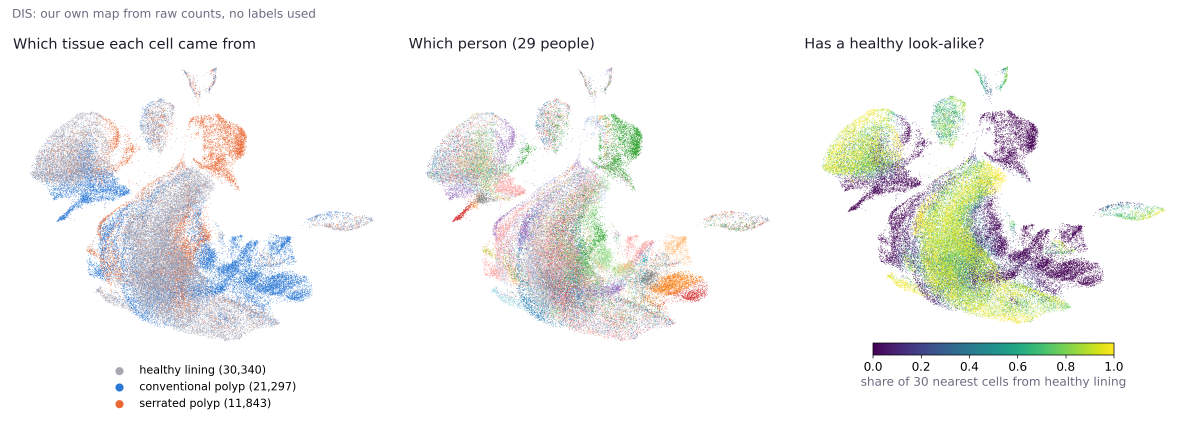
#> input picture figures/fig10_label_free_DIS.png, 3600 x 1280 px, found by its file name (shown at 1/3 size); the run also reads 2 pictures not shown here
$ python make_report_figures.py ../figures/fig10_label_free_DIS.png ../figures/fig17_person_highlight.png
#> lines starting #> are read from the running program, lines starting #| are printed output that depends on the picture
"""Progress-report figures: five composites, figures/report_fig{1..5}.png.

Usage: make_report_figures.py DERIVED FIGDIR
Fig 1 pipeline schematic (synthetic shapes only); Fig 2 data at a glance (fig10, fig17, fig8);
Fig 3 genes (fig3, fig4); Fig 4 anomaly v2 depth-adjusted scores (new) + fig14; Fig 5 flow per
person (new) + Visium sections where the own reference beats the other (new). Fig 5 parts are also
written as report_panel_{flow,visium}.png.
"""
import sys
from pathlib import Path

import matplotlib
matplotlib.use("Agg")
import matplotlib.pyplot as plt
import numpy as np
import pandas as pd
from matplotlib.colors import LinearSegmentedColormap
from matplotlib.patches import Circle, Ellipse, Polygon, Rectangle

INK, MUTED, GRID = "#1d1a29", "#6e6980", "#d9d6e0"
CONV, SERR, HEALTHY, FAINT = "#2a78d6", "#eb6834", "#9a95a8", "#e4e1ea"
ROUTE_COLOR = {"conventional": CONV, "serrated": SERR}
PURITY = LinearSegmentedColormap.from_list("purity", ["#e6e2ec", "#a8365c", "#4a1428"])
SECTIONS = ["8270_1_HTA11_07862", "8270_2_HTA11_10711", "8270_3_HTA11_07663"]


def style():
    plt.rcParams.update({"font.family": "DejaVu Sans", "font.size": 10, "axes.edgecolor": MUTED,
                         "axes.labelcolor": INK, "xtick.color": MUTED, "ytick.color": MUTED,
                         "text.color": INK, "axes.spines.top": False, "axes.spines.right": False,
                         "savefig.facecolor": "white", "figure.facecolor": "white"})


def tag(ax, letter):
    ax.text(-0.02, 1.02, letter, transform=ax.transAxes, fontsize=13, fontweight="bold", va="bottom",
            ha="right")


def image(ax, path, crop_top=0):
    ax.imshow(plt.imread(path)[crop_top:])
    ax.set_axis_off()


GENE = LinearSegmentedColormap.from_list("gene", ["#f4f2f7", "#9a95a8", "#1d1a29"])
STROMA, NORMAL_EPI = "#f3eef1", "#b4b0bf"


def arrow(ax, xy, xytext, color=MUTED, lw=1.4, style="-|>", rad=0.0):
    ax.annotate("", xy=xy, xytext=xytext, arrowprops=dict(arrowstyle=style, color=color, lw=lw,
                mutation_scale=12, shrinkA=0, shrinkB=0, connectionstyle=f"arc3,rad={rad}"))


def gene_strip(ax, x0, y, values, marked, edge, w=0.36, h=0.62):
    for i, v in enumerate(values):
        ax.add_patch(Rectangle((x0 + i * w, y - h / 2), w * 0.92, h, fc=GENE(v), ec="none"))
        if i in marked:
            ax.add_patch(Rectangle((x0 + i * w, y - h / 2), w * 0.92, h, fc="none", ec=edge, lw=1.6))


def vae_panel(ax):
    """Healthy-only VAE: healthy cells come back as they went in, polyp cells come back healthy."""
    rng = np.random.default_rng(1)
    n_genes, x_in, x_out = 12, 0.9, 13.6
    base = rng.uniform(0.12, 0.75, n_genes)
    rows = [(6.5, HEALTHY, []), (5.5, HEALTHY, []), (3.1, CONV, [1, 4, 5, 9]), (2.1, SERR, [2, 7, 8, 10])]
    for y, color, changed in rows:
        cell = np.clip(base + rng.normal(0, 0.04, n_genes), 0, 1)
        for g in changed:
            cell[g] = 0.98 if base[g] < 0.45 else 0.03
        rebuilt = np.clip(base + rng.normal(0, 0.04, n_genes), 0, 1)
        if not changed:
            rebuilt = np.clip(cell + rng.normal(0, 0.03, n_genes), 0, 1)
        gene_strip(ax, x_in, y, cell, changed, color)
        gene_strip(ax, x_out, y, rebuilt, changed, color)
        ax.add_patch(Circle((x_in - 0.45, y), 0.2, fc=color, ec="none"))
        err = np.abs(cell - rebuilt).sum()
        ax.add_patch(Rectangle((18.3, y - 0.22), 0.45 * err, 0.44, fc=color, ec="none"))
        arrow(ax, (5.95, y * 0.55 + 4.3 * 0.45), (x_in + n_genes * 0.36 + 0.15, y), lw=0.9)
        arrow(ax, (x_out - 0.15, y), (12.65, y * 0.55 + 4.3 * 0.45), lw=0.9)
    ax.add_patch(Polygon([(6.0, 1.3), (6.0, 7.3), (8.6, 5.3), (8.6, 3.3)], fc=FAINT, ec=MUTED, lw=1))
    ax.add_patch(Polygon([(10.0, 3.3), (10.0, 5.3), (12.6, 7.3), (12.6, 1.3)], fc=FAINT, ec=MUTED, lw=1))
    for zy in np.linspace(3.6, 5.0, 4):
        ax.add_patch(Circle((9.3, zy), 0.2, fc="white", ec=INK, lw=1))
    ax.text(7.3, 4.3, "encoder", ha="center", va="center", fontsize=7, color=INK)
    ax.text(11.3, 4.3, "decoder", ha="center", va="center", fontsize=7, color=INK)
    ax.text(x_in + 2.15, 7.45, "cells in", ha="center", fontsize=8)
    ax.text(x_out + 2.15, 7.45, "cells rebuilt", ha="center", fontsize=8)
    ax.text(18.5, 7.45, "error", ha="left", fontsize=8)
    ax.text(x_in - 0.75, 6.0, "healthy", rotation=90, ha="right", va="center", fontsize=8, color=INK)
    ax.text(x_in - 0.75, 2.6, "polyp", rotation=90, ha="right", va="center", fontsize=8, color=INK)
    ax.set_xlim(-0.6, 21.6)
    ax.set_ylim(0.2, 8.1)


def band(t, end):
    """Centre line of one manifold branch, t in [0, 1]: shared trunk, then a curve to `end`."""
    x = -0.5 + t * (end[0] + 0.5)
    y = end[1] * np.clip((t - 0.35) / 0.65, 0, 1) ** 1.6
    return x, y


def ot_panel(ax):
    """Unbalanced OT pairs healthy with polyp cells; a flow learns the path along the manifold."""
    rng = np.random.default_rng(7)
    ends = {CONV: (11.0, 2.3), SERR: (11.0, -2.3)}
    t = np.linspace(0, 1, 200)
    for lw, color in [(30, GRID), (27, "#f4f2f7")]:
        for end in ends.values():
            x, y = band(t, end)
            ax.plot(x, y, color=color, lw=lw, solid_capstyle="round", zorder=0)
    hx, hy = rng.normal(0.4, 0.55, 26), rng.normal(0, 0.32, 26)
    mass = rng.gamma(1.6, 0.6, 26)
    for color, end in ends.items():
        px = rng.normal(end[0] - 0.4, 0.45, 14)
        py = rng.normal(end[1], 0.3, 14)
        ax.scatter(px, py, s=26, c=color, lw=0, zorder=3)
        for i in rng.choice(26, 4, replace=False):
            j = rng.integers(14)
            ax.plot([hx[i], px[j]], [hy[i], py[j]], color=color, lw=0.7, ls=(0, (3, 2)), alpha=0.45, zorder=1)
        x, y = band(np.linspace(0.12, 0.88, 50), end)
        ax.plot(x, y, color=color, lw=2.4, zorder=2)
        arrow(ax, (x[-1], y[-1]), (x[-4], y[-4]), color=color, lw=2.4)
    ax.scatter(hx, hy, s=14 + 46 * mass, c=HEALTHY, lw=0.6, ec="white", zorder=3)
    ax.scatter([hx[3]], [hy[3]], s=60, fc="white", ec=HEALTHY, lw=1.2, zorder=4)
    ax.text(0.4, -1.25, "healthy lining", ha="center", fontsize=8, color=INK)
    ax.text(11.6, 2.3, "conventional\npolyp", va="center", fontsize=8)
    ax.text(11.6, -2.3, "serrated\npolyp", va="center", fontsize=8)
    ax.set_xlim(-2.0, 14.2)
    ax.set_ylim(-3.3, 3.3)


def surface(x):
    return 8.0 + 1.3 * np.exp(-((x - 8.0) / 1.9) ** 2)


def spatial_panel(ax):
    """Tissue with normal and polyp crypts under the spot grid; one spot split into cell types."""
    rng = np.random.default_rng(5)
    xs = np.linspace(0.2, 12.8, 300)
    tissue = ax.fill_between(xs, 0.9, surface(xs), color=STROMA, lw=0, zorder=0)
    clip = tissue.get_paths()[0]
    ax.plot(xs, surface(xs), color=MUTED, lw=1, zorder=1)
    normal = list(np.arange(0.8, 5.4, 0.7)) + list(np.arange(11.0, 12.6, 0.7))
    for cx in normal:
        ax.plot([cx, cx], [surface(cx) - 0.05, 3.2], color=NORMAL_EPI, lw=7, solid_capstyle="round", zorder=1)
        ax.plot([cx, cx], [surface(cx) - 0.15, 3.35], color="white", lw=1.6, zorder=1)
    for k, cx in enumerate(np.arange(5.95, 10.3, 0.72)):
        yy = np.linspace(surface(cx) - 0.25, 2.3, 40)
        xx = cx + 0.07 * np.sin(yy * 1.6 + k)
        for color, lw in [(CONV, 6), ("white", 1.4)]:
            line, = ax.plot(xx, yy, color=color, lw=lw, solid_capstyle="round", zorder=1)
            line.set_clip_path(clip, ax.transData)
        if k % 3 == 1:
            bx_, by_ = xx[24], yy[24]
            for color, lw in [(CONV, 5), ("white", 1.2)]:
                line, = ax.plot([bx_, bx_ + 0.3], [by_, by_ - 1.0], color=color, lw=lw,
                                solid_capstyle="round", zorder=1)
                line.set_clip_path(clip, ax.transData)
    for row, gy in enumerate(np.arange(1.4, 9.6, 0.87)):
        for gx in np.arange(0.6 + 0.5 * (row % 2), 12.6, 1.0):
            if gy < surface(gx) - 0.25:
                ax.add_patch(Circle((gx, gy), 0.4, fc="none", ec=INK, lw=0.5, alpha=0.4, zorder=2))
    ox = np.linspace(5.5, 10.5, 60)
    bottom = 2.3 - 0.6 * np.sin(np.linspace(0, np.pi, 60))
    outline = np.r_[np.c_[ox, surface(ox) + 0.15], np.c_[ox[::-1], bottom]]
    ax.add_patch(Polygon(outline, closed=True, fill=False, ls="--", lw=1.2, ec=INK, zorder=2))
    row = round((6.6 - 1.4) / 0.87)
    offset = 0.6 + 0.5 * (row % 2)
    spot = (offset + round(8.0 - offset), 1.4 + 0.87 * row)
    ax.add_patch(Circle(spot, 0.42, fc="none", ec=INK, lw=1.8, zorder=3))

    zc, zr = (17.0, 5.6), 2.6
    ax.plot([spot[0] + 0.3, zc[0] - 1.7], [spot[1] + 0.3, zc[1] + 2.0], color=MUTED, lw=0.8)
    ax.plot([spot[0] + 0.3, zc[0] - 1.7], [spot[1] - 0.3, zc[1] - 2.0], color=MUTED, lw=0.8)
    ax.add_patch(Circle(zc, zr, fc="white", ec=INK, lw=1.6, zorder=3))
    cells = [CONV] * 5 + ["#6e6980"] * 2 + [NORMAL_EPI] * 2 + ["#d8c7d0"] * 3
    angles = np.linspace(0, 2 * np.pi, len(cells), endpoint=False) + 0.3
    radii = np.where(np.arange(len(cells)) % 2 == 0, 1.55, 0.75)
    for c, a, r in zip(cells, angles, radii):
        p = (zc[0] + r * np.cos(a), zc[1] + r * np.sin(a))
        ax.add_patch(Circle(p, 0.48, fc=c, ec="white", lw=1, alpha=0.9, zorder=4))
        ax.add_patch(Circle(p, 0.16, fc=INK, ec="none", alpha=0.55, zorder=5))

    bx = 21.9
    mid = (zc[0] + zr + bx) / 2
    rx, ry = rng.normal(mid, 0.5, 70), rng.normal(1.9, 0.38, 70)
    ax.scatter(rx, ry, s=9, c=rng.choice([CONV, "#6e6980", NORMAL_EPI, "#d8c7d0"], 70), lw=0, zorder=3)
    arrow(ax, (mid, 5.35), (mid, 2.8), lw=1.2)
    arrow(ax, (bx - 0.35, 5.6), (zc[0] + zr + 0.2, 5.6), lw=1.4)
    ax.text(mid, 5.9, "DestVI", ha="center", fontsize=9.5, color=INK)

    shares = [(CONV, 0.42, "ASC"), ("#6e6980", 0.17, "stem"), (NORMAL_EPI, 0.16, "mature"),
              ("#d8c7d0", 0.25, "other")]
    y0 = 3.0
    for c, v, name in shares:
        ax.add_patch(Rectangle((bx, y0), 0.9, 5.2 * v, fc=c, ec="white", lw=1.5))
        ax.text(bx + 1.1, y0 + 2.6 * v, f"{name} {v:.0%}", va="center", fontsize=8.5)
        y0 += 5.2 * v

    arrow(ax, (27.3, 5.6), (25.9, 5.6), lw=1.4)
    gx, gy = np.meshgrid(np.arange(-9, 10), np.arange(-7, 8))
    gx = gx + 0.5 * (gy % 2)
    keep = (gx / 9.2) ** 2 + (gy / 7.2) ** 2 < 1
    gx, gy = gx[keep], gy[keep]
    purity = np.clip(1 - np.hypot((gx - 2.5) / 5.5, gy / 5.2), 0, 1) * 0.85 + rng.uniform(0, 0.12, gx.size)
    ax.scatter(30.3 + gx * 0.29, 5.6 + gy * 0.29 * 0.87, s=11, c=purity, cmap=PURITY, vmin=0, vmax=1, lw=0)
    ax.add_patch(Ellipse((31.03, 5.6), 3.3, 3.2, fill=False, ls="--", lw=1.1, ec=INK))
    ax.set_xlim(-0.2, 33.2)
    ax.set_ylim(0, 10.2)


def fig1(D, F):
    """Pipeline: detect and predict side by side, map below."""
    fig = plt.figure(figsize=(10, 5.6))
    gs = fig.add_gridspec(2, 2, height_ratios=[2.0, 3.0], width_ratios=[22.2 / 7.9, 16.2 / 6.6],
                          hspace=0.08, wspace=0.06)
    with plt.rc_context({"font.size": 8}):
        for spec, (draw, letter, title) in zip([gs[0, 0], gs[0, 1], gs[1, :]], [
                (vae_panel, "a", "Detect"), (ot_panel, "b", "Predict"), (spatial_panel, "c", "Map")]):
            ax = fig.add_subplot(spec)
            draw(ax)
            ax.set_aspect("equal")
            ax.set_anchor("W")
            ax.set_axis_off()
            ax.set_title(title, fontsize=11, loc="left")
            tag(ax, letter)
    return fig


def fig2(D, F):
    """Data at a glance: label-free map, two people's polyps next to their lining, new-cell shares."""
    fig = plt.figure(figsize=(10, 6.1))
    gs = fig.add_gridspec(2, 2, height_ratios=[3.6, 2.4], width_ratios=[2800 / 1440, 2600 / 1040],
                          hspace=0.06, wspace=0.04)
    ax = fig.add_subplot(gs[0, :])
    image(ax, F / "fig10_label_free_DIS.png", crop_top=80)
    tag(ax, "a")
    for i, (name, letter) in enumerate([("fig17_person_highlight.png", "b"), ("fig8_new_cells.png", "c")]):
        ax = fig.add_subplot(gs[1, i])
        image(ax, F / name)
        tag(ax, letter)
    return fig


def fig3(D, F):
    fig = plt.figure(figsize=(10, 3.9))
    gs = fig.add_gridspec(1, 2, width_ratios=[1445 / 935, 1659 / 780], wspace=0.04)
    for i, (name, letter) in enumerate([("fig3_route_compare_DIS_all.png", "a"),
                                        ("fig4_replication.png", "b")]):
        ax = fig.add_subplot(gs[0, i])
        image(ax, F / name)
        tag(ax, letter)
    return fig


# [6 lines left out: function strip, not called in this run]


def fig4(D, F):
    a = pd.read_csv(D / "anomaly/recon_depth_adjusted.tsv", sep="\t")
    a = a[a.kind == "detected"]
    rng = np.random.default_rng(0)
    fig = plt.figure(figsize=(10, 4.3))
    gs = fig.add_gridspec(1, 3, width_ratios=[0.7, 0.7, 1.4], wspace=0.3)
    for i, (route, cell) in enumerate([("conventional", "ASC"), ("serrated", "SSC")]):
        ax = fig.add_subplot(gs[0, i])
        r = a[a.route == route]
        strip(ax, r.auroc_new_recon_adj, 0, ROUTE_COLOR[route], rng)
        strip(ax, r.auroc_new_latent, 1, ROUTE_COLOR[route], rng)
        ax.axhline(0.5, color=MUTED, ls="--", lw=1)
        ax.set_xticks([0, 1], ["rebuild\nerror", "hidden-layer\ndistance"], fontsize=9)
        ax.set_xlim(-0.5, 1.6)
        ax.set_ylim(0, 1.02)
        ax.set_title(f"{route.capitalize()} polyps\n{cell} vs other polyp cells", fontsize=10, loc="left")
        if i == 0:
            ax.set_ylabel("AUROC (one dot per person)")
            tag(ax, "a")
    ax = fig.add_subplot(gs[0, 2])
    image(ax, F / "fig14_stem_mature.png")
    tag(ax, "b")
    return fig


# [85 lines left out: functions flow_panel, visium_panel, fig5, not called in this run]


def main():
    D, F = Path(sys.argv[1]), Path(sys.argv[2])
    style()
    for n, make in enumerate([fig1, fig2, fig3, fig4, fig5], start=1):
        fig = make(D, F)
        out = F / f"report_fig{n}.png"
        fig.savefig(out, dpi=200, bbox_inches="tight")
        plt.close(fig)
        print(out)
#> this loop made 4 passes
#> pass 1, in main, `fig.savefig(out, dpi=200, bbox_inches="tight")`:
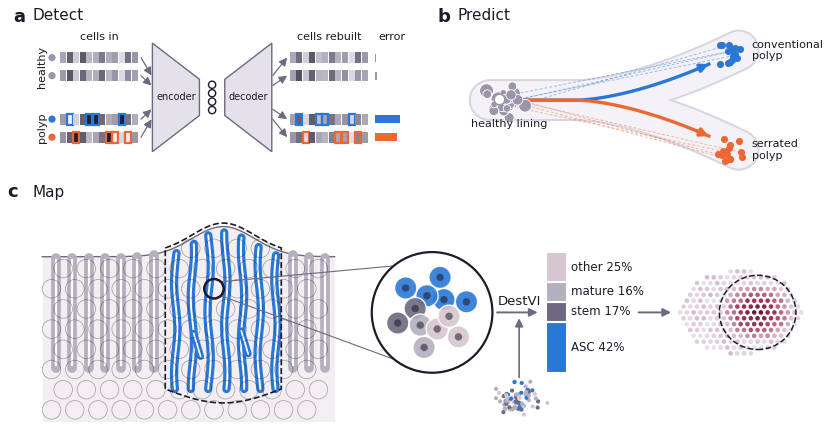
#> figure drawn by matplotlib, 3 panels
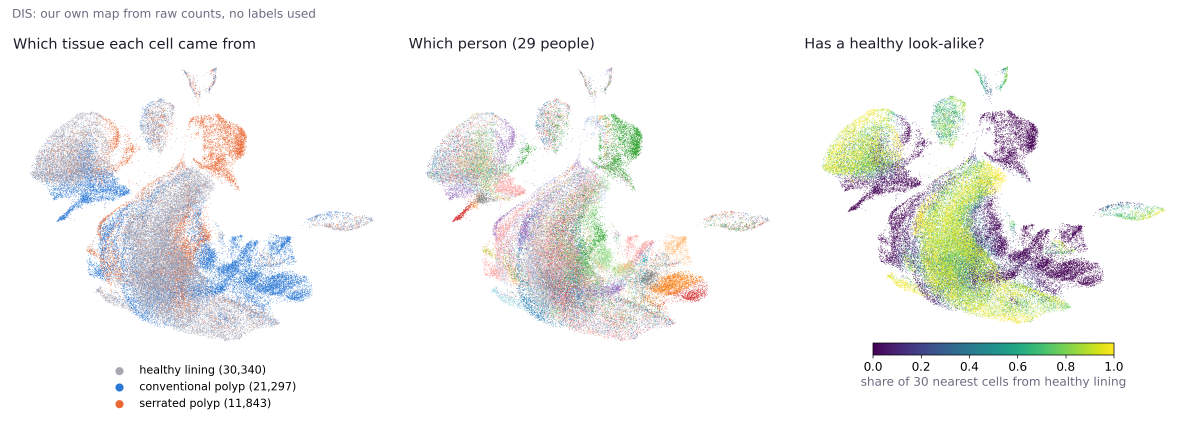
#> input picture figures/fig10_label_free_DIS.png, 3600 x 1280 px, found by its file name (shown at 1/3 size)
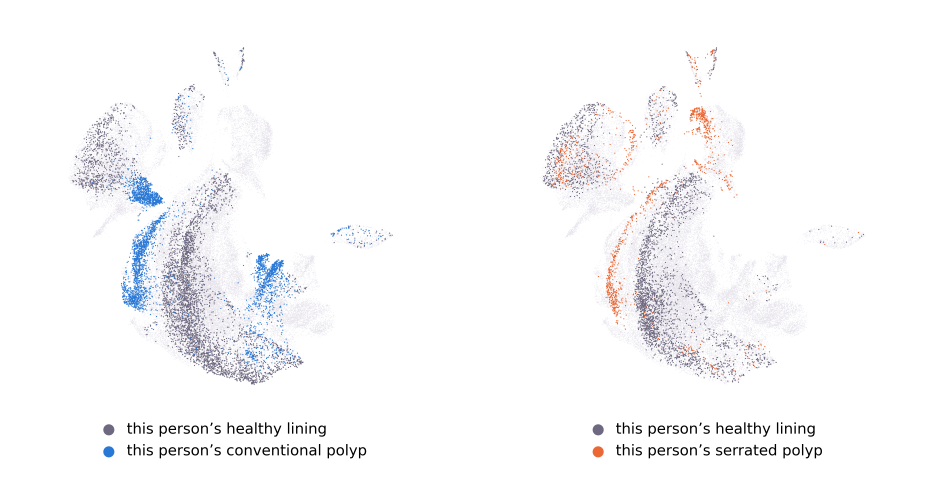
#> input picture figures/fig17_person_highlight.png, 2800 x 1440 px, found by its file name (shown at 1/3 size)
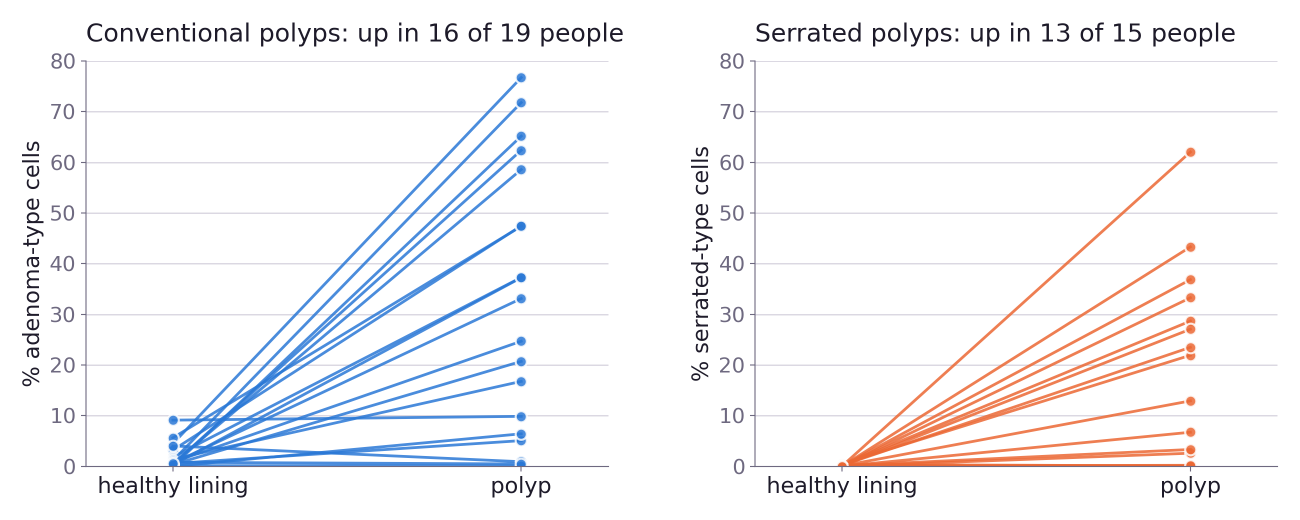
#> input picture figures/fig8_new_cells.png, 2600 x 1040 px, found by its file name (shown at 1/2 size)
#> pass 2, in main, `fig.savefig(out, dpi=200, bbox_inches="tight")`:
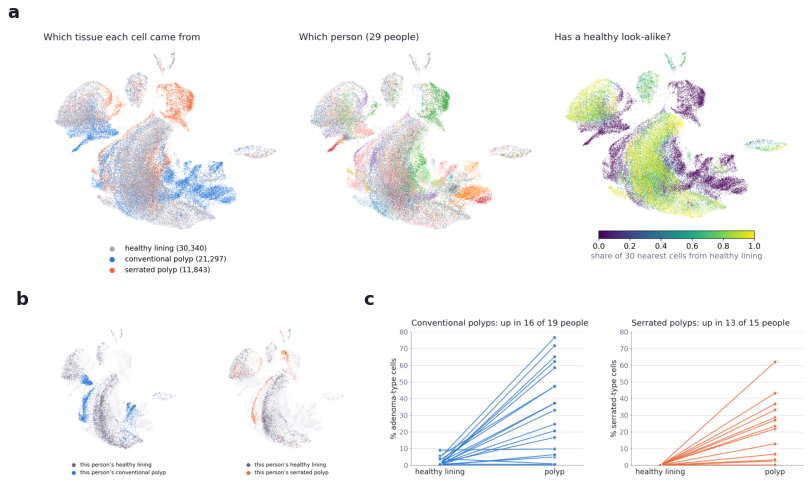
#> figure drawn by matplotlib, 3 panels


if __name__ == "__main__":
#> (the run stopped early here; a loop or call above may not have finished)
